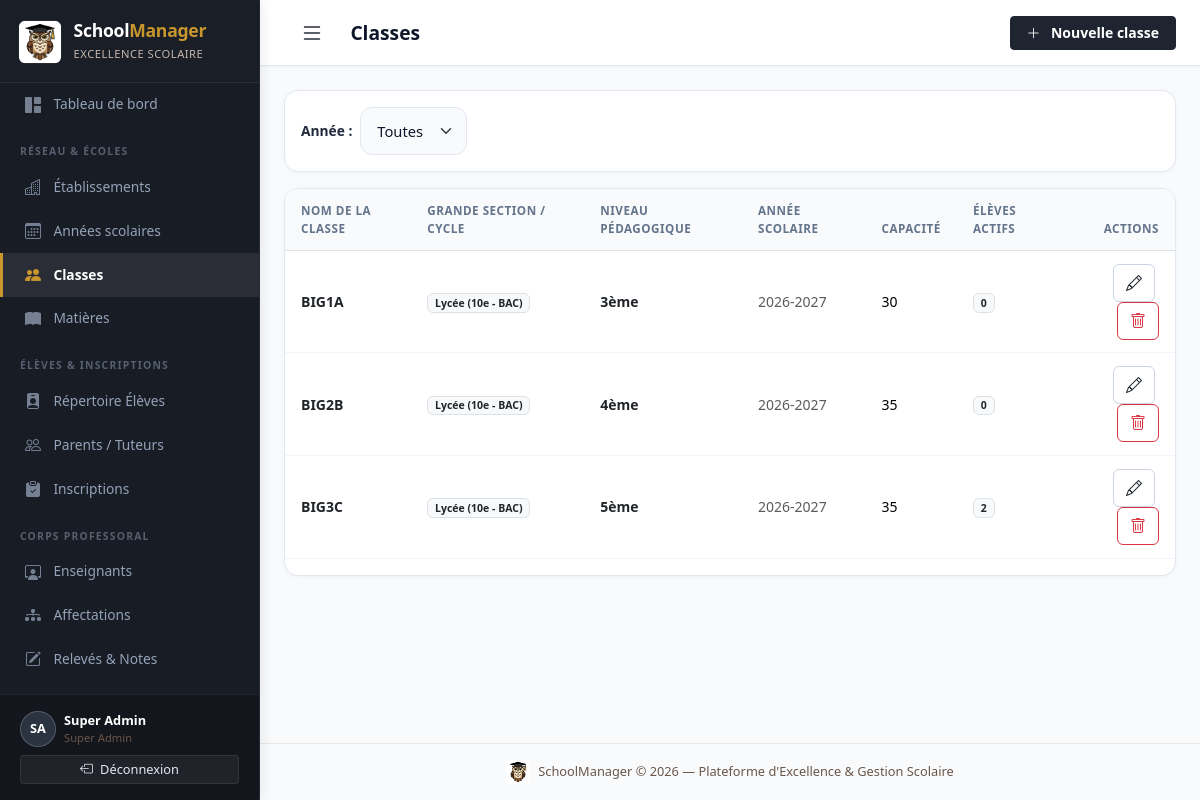
The page /school/classes/ (signed in) on the database its author committed.
### accounts/models.py (models this page shows, shortened)
class CustomUser(AbstractUser):
    ROLE_ADMIN = 'admin'
    ROLE_DIRECTION = 'direction'
    ROLE_ENSEIGNANT = 'enseignant'
    ROLE_PAIEMENT = 'paiement'
    ROLE_CHOICES = [
        (ROLE_ADMIN, 'Administrateur'),
        (ROLE_DIRECTION, 'Personnel de direction'),
        (ROLE_ENSEIGNANT, 'Enseignant'),
        (ROLE_PAIEMENT, 'Personnel paiement'),
    ]
    role = models.CharField(
        max_length=20,
        choices=ROLE_CHOICES,
        default=ROLE_DIRECTION,
        verbose_name='Rôle',
    )
    etablissement = models.ForeignKey(
        'school.Etablissement',
        on_delete=models.SET_NULL,
        null=True,
        blank=True,
        related_name='utilisateurs',
        verbose_name='Établissement rattaché',
        help_text="Établissement unique auquel est affecté ce compte (notamment pour le personnel de direction)."
    )
    telephone = models.CharField(max_length=20, blank=True, verbose_name='Téléphone')
    class Meta:
        verbose_name = 'Utilisateur'
        verbose_name_plural = 'Utilisateurs'
    @property
    def is_super_admin(self):
        return self.is_superuser or self.role == self.ROLE_ADMIN
    @property
    def is_enseignant(self):
        return self.role == self.ROLE_ENSEIGNANT
    @property
    def is_paiement(self):
        return self.role == self.ROLE_PAIEMENT

### school/models.py (models this page shows, shortened)
class Classe(models.Model):
    GRANDE_SECTION_MATERNELLE = 'maternelle'
    GRANDE_SECTION_FONDAMENTAL_1 = 'fondamental_1'
    GRANDE_SECTION_FONDAMENTAL_2 = 'fondamental_2'
    GRANDE_SECTION_LYCEE = 'lycee'
    GRANDE_SECTION_LICENCE = 'licence'
    GRANDE_SECTION_MASTER = 'master'
    GRANDE_SECTION_DOCTORAT = 'doctorat'
    GRANDE_SECTION_AUTRE = 'autre'
    GRANDE_SECTION_CHOICES = [
        (GRANDE_SECTION_MATERNELLE, 'Maternelle (Préscolaire)'),
        (GRANDE_SECTION_FONDAMENTAL_1, '1er Cycle Fondamental (1ère à 6ème Année)'),
        (GRANDE_SECTION_FONDAMENTAL_2, '2nd Cycle Fondamental (7ème à 9ème Année - DEF)'),
        (GRANDE_SECTION_LYCEE, 'Lycée (10ème, 11ème & Terminale - BAC)'),
        (GRANDE_SECTION_LICENCE, 'Enseignement Supérieur — Licence (L1, L2, L3)'),
        (GRANDE_SECTION_MASTER, 'Enseignement Supérieur — Master (M1, M2)'),
        (GRANDE_SECTION_DOCTORAT, 'Enseignement Supérieur — Doctorat'),
        (GRANDE_SECTION_AUTRE, 'Autre / Spécifique'),
    ]
    NIVEAU_CHOICES = [
        ('Maternelle (Préscolaire)', (
            ('mat_ps', 'Petite Section (PS)'),
            ('mat_ms', 'Moyenne Section (MS)'),
            ('mat_gs', 'Grande Section (GS)'),
        )),
        ('1er Cycle Fondamental (École Fondamentale 1)', (
            ('fond_1', '1ère Année Fondamentale'),
            ('fond_2', '2ème Année Fondamentale'),
            ('fond_3', '3ème Année Fondamentale'),
            ('fond_4', '4ème Année Fondamentale'),
            ('fond_5', '5ème Année Fondamentale'),
            ('fond_6', '6ème Année Fondamentale (CEP)'),
        )),
        ('2nd Cycle Fondamental (Collège malien - DEF)', (
            ('fond_7', '7ème Année Fondamentale'),
            ('fond_8', '8ème Année Fondamentale'),
            ('fond_9', '9ème Année Fondamentale (DEF)'),
        )),
        ('Lycée (Enseignement Secondaire - BAC)', (
            ('lyc_10', '10ème Année (Tronc Commun)'),
            ('lyc_11', '11ème Année (11e Lettres / Sciences)'),
            ('lyc_tle', 'Terminale (TSE, TSExp, TSS, TAL - BAC)'),
        )),
        ('Enseignement Supérieur — Licence', (
            ('lic_1', 'Licence 1 (L1)'),
            ('lic_2', 'Licence 2 (L2)'),
            ('lic_3', 'Licence 3 (L3)'),
        )),
        ('Enseignement Supérieur — Master', (
            ('mast_1', 'Master 1 (M1)'),
            ('mast_2', 'Master 2 (M2)'),
        )),
        ('Enseignement Supérieur — Doctorat', (
            ('doc_1', 'Doctorat 1ère Année (D1)'),
            ('doc_2', 'Doctorat 2ème Année (D2)'),
            ('doc_3', 'Doctorat 3ème Année (D3+)'),
        )),
        ('Historique & Autres', (
            ('3e', '3ème'),
            ('4e', '4ème'),
            ('5e', '5ème'),
            ('autre', 'Autre'),
        ))
    ]
    nom = models.CharField(max_length=50, verbose_name='Nom', help_text='Ex: 10ème CG1, Terminale TSE, 6ème A')
    grande_section = models.CharField(
        max_length=30,
        choices=GRANDE_SECTION_CHOICES,
        default=GRANDE_SECTION_LYCEE,
        verbose_name='Grande Section / Cycle',
        help_text='Cycle officiel du système éducatif malien'
    )
    niveau = models.CharField(max_length=30, choices=NIVEAU_CHOICES, default='autre', verbose_name='Niveau')
    annee_scolaire = models.ForeignKey(
        AnneeScolaire, on_delete=models.CASCADE,
        related_name='classes', verbose_name='Année scolaire'
    )
    capacite_max = models.PositiveSmallIntegerField(default=40, verbose_name='Capacité maximale')
    created_at = models.DateTimeField(auto_now_add=True)
    class Meta:
        verbose_name = 'Classe'
        verbose_name_plural = 'Classes'
        ordering = ['grande_section', 'niveau', 'nom']
        unique_together = [('nom', 'annee_scolaire')]
    @property
    def nb_eleves(self):
        return self.inscriptions.filter(statut='actif').count()

class AnneeScolaire(models.Model):
    STATUT_EN_COURS = 'en_cours'
    STATUT_TERMINEE = 'terminee'
    STATUT_A_VENIR = 'a_venir'
    STATUT_CHOICES = [
        (STATUT_EN_COURS, 'En cours'),
        (STATUT_TERMINEE, 'Terminée'),
        (STATUT_A_VENIR, 'À venir'),
    ]
    etablissement = models.ForeignKey(
        Etablissement, on_delete=models.CASCADE,
        related_name='annees_scolaires', verbose_name='Établissement'
    )
    libelle = models.CharField(max_length=20, verbose_name='Libellé', help_text='Ex: 2024-2025')
    date_debut = models.DateField(verbose_name='Date de début')
    date_fin = models.DateField(verbose_name='Date de fin')
    statut = models.CharField(max_length=10, choices=STATUT_CHOICES, default=STATUT_A_VENIR, verbose_name='Statut')
    created_at = models.DateTimeField(auto_now_add=True)
    class Meta:
        verbose_name = 'Année scolaire'
        verbose_name_plural = 'Années scolaires'
        ordering = ['-date_debut']
        unique_together = [('etablissement', 'libelle')]

### school/views.py (the view)
# urls.py: path('classes/', views.classe_list, name='classe_list'),
@login_required
def classe_list(request):
    annee_pk = request.GET.get('annee')
    classes = Classe.objects.select_related('annee_scolaire__etablissement')
    if annee_pk:
        classes = classes.filter(annee_scolaire__pk=annee_pk)
    annees = AnneeScolaire.objects.all()
    return render(request, 'school/classe_list.html', {'classes': classes, 'annees': annees, 'annee_active': annee_pk})

### templates/school/classe_list.html (shortened to what this page needs)
{% extends 'base.html' %}
{% block page_title %}Classes{% endblock %}
{% block topbar_actions %}
<a href="{% url 'school:classe_create' %}" class="btn btn-primary btn-sm"><i class="bi bi-plus-lg me-1"></i>Nouvelle classe</a>
{% endblock %}
{% block content %}
<div class="table-card mb-3 p-3">
  <form method="get" class="d-flex align-items-center gap-2 flex-wrap">
    <label class="form-label mb-0 fw-semibold small">Année :</label>
    <select name="annee" class="form-select form-select-sm" style="width:auto;" onchange="this.form.submit()">
      <option value="">Toutes</option>
    </select>
  </form>
</div>
<div class="table-card">
  <div class="table-responsive">
    <table class="table table-hover align-middle">
      <thead>
        <tr>
          <th>Nom de la classe</th>
          <th>Grande Section / Cycle</th>
          <th>Niveau Pédagogique</th>
          <th>Année scolaire</th>
          <th>Capacité</th>
          <th>Élèves actifs</th>
          <th class="text-end">Actions</th>
        </tr>
      </thead>
      <tbody>
        {% for c in classes %}
        <tr>
          <td class="fw-bold text-dark">{{ c.nom }}</td>
          <td>
            {% if c.grande_section == 'maternelle' %}
              <span class="badge badge-status-en-cours">Maternelle (Préscolaire)</span>
            {% elif c.grande_section == 'fondamental_1' %}
              <span class="badge badge-status-a-venir">1er Cycle Fondamental (1-6)</span>
            {% elif c.grande_section == 'fondamental_2' %}
              <span class="badge badge-status-primary">2nd Cycle Fondamental (7-9 DEF)</span>
            {% elif c.grande_section == 'lycee' %}
              <span class="badge bg-light text-dark border">Lycée (10e - BAC)</span>
            {% elif c.grande_section == 'licence' %}
              <span class="badge badge-status-valide">Licence (L1-L3)</span>
            {% elif c.grande_section == 'master' %}
              <span class="badge badge-status-valide">Master (M1-M2)</span>
            {% elif c.grande_section == 'doctorat' %}
              <span class="badge badge-status-danger">Doctorat</span>
            {% else %}
              <span class="badge badge-status-attente">{{ c.get_grande_section_display|default:'Cycle Général' }}</span>
            {% endif %}
          </td>
          <td class="small fw-semibold text-dark">{{ c.get_niveau_display }}</td>
          <td class="small text-muted">{{ c.annee_scolaire.libelle }}</td>
          <td class="small">{{ c.capacite_max }}</td>
          <td><span class="badge bg-light text-dark border fw-bold">{{ c.nb_eleves }}</span></td>
          <td class="text-end">
            <a href="{% url 'school:classe_edit' c.pk %}" class="btn btn-xs btn-outline-primary me-1"><i class="bi bi-pencil"></i></a>
            <a href="{% url 'school:classe_delete' c.pk %}" class="btn btn-xs btn-outline-danger"><i class="bi bi-trash"></i></a>
          </td>
        </tr>
        {% empty %}
        <tr><td colspan="7" class="text-center text-muted py-4">Aucune classe enregistrée.</td></tr>
        {% endfor %}
      </tbody>
    </table>
  </div>
</div>
{% endblock %}

### templates/base.html (shortened to what this page needs)
{% load static %}
<!DOCTYPE html>
<html lang="fr">
<head>
  <link href="https://cdn.jsdelivr.net/npm/bootstrap@5.3.3/dist/css/bootstrap.min.css" rel="stylesheet">
  <link href="https://cdn.jsdelivr.net/npm/bootstrap-icons@1.11.3/font/bootstrap-icons.css" rel="stylesheet">
  <link href="{% static 'css/schoolmanager.css' %}" rel="stylesheet">
</head>
<body>
{% if user.is_authenticated %}
<nav id="sidebar">
  <a href="{% url 'dashboard' %}" class="sidebar-brand text-decoration-none" title="Tableau de bord — SchoolManager">
    <img src="{% static 'img/logo.jpg' %}" alt="Logo Hibou SchoolManager" class="sidebar-brand-logo rounded-2">
    <div>
      <h4>School<span>Manager</span></h4>
      <small>Excellence Scolaire</small>
    </div>
  </a>
  <div class="sidebar-nav-scroll">
    <a href="{% url 'dashboard' %}" class="nav-link {% if request.resolver_match.url_name == 'dashboard' %}active{% endif %}">
      <i class="bi bi-grid-1x2-fill"></i> Tableau de bord
    </a>
    {% if user.is_enseignant %}
    <div class="nav-section-title">Espace Pédagogique</div>
    <a href="{% url 'academics:note_list' %}" class="nav-link {% if 'notes' in request.path %}active{% endif %}">
      <i class="bi bi-pencil-square"></i> Mes Notes
    </a>
    <a href="{% url 'academics:affectation_list' %}" class="nav-link {% if 'affectations' in request.path %}active{% endif %}">
      <i class="bi bi-diagram-3-fill"></i> Mes Affectations
    </a>
    <div class="nav-section-title">Mes Classes &amp; Élèves</div>
    <a href="{% url 'school:classe_list' %}" class="nav-link {% if 'classes' in request.path %}active{% endif %}">
      <i class="bi bi-people-fill"></i> Classes
    </a>
    <a href="{% url 'school:matiere_list' %}" class="nav-link {% if 'matieres' in request.path %}active{% endif %}">
      <i class="bi bi-book-fill"></i> Matières
    </a>
    <a href="{% url 'students:eleve_list' %}" class="nav-link {% if '/students/' in request.path and 'parents' not in request.path and 'inscriptions' not in request.path %}active{% endif %}">
      <i class="bi bi-person-badge-fill"></i> Élèves
    </a>
    <div class="nav-section-title">Suivi des Présences</div>
    <a href="{% url 'attendance_payments:absence_list' %}" class="nav-link {% if 'absences' in request.path %}active{% endif %}">
      <i class="bi bi-calendar-x-fill"></i> Saisie des Absences
    </a>
    {% elif user.is_super_admin %}
    <div class="nav-section-title">Réseau &amp; Écoles</div>
    <a href="{% url 'school:etablissement_list' %}" class="nav-link {% if 'etablissement' in request.path %}active{% endif %}">
      <i class="bi bi-buildings"></i> Établissements
    </a>
    <a href="{% url 'school:annee_list' %}" class="nav-link {% if 'annees' in request.path %}active{% endif %}">
      <i class="bi bi-calendar3"></i> Années scolaires
    </a>
    <a href="{% url 'school:classe_list' %}" class="nav-link {% if 'classes' in request.path %}active{% endif %}">
      <i class="bi bi-people-fill"></i> Classes
    </a>
    <a href="{% url 'school:matiere_list' %}" class="nav-link {% if 'matieres' in request.path %}active{% endif %}">
      <i class="bi bi-book-fill"></i> Matières
    </a>
    <div class="nav-section-title">Élèves &amp; Inscriptions</div>
    <a href="{% url 'students:eleve_list' %}" class="nav-link {% if '/students/' in request.path and 'parents' not in request.path and 'inscriptions' not in request.path %}active{% endif %}">
      <i class="bi bi-person-badge-fill"></i> Répertoire Élèves
    </a>
    <a href="{% url 'students:parent_list' %}" class="nav-link {% if 'parents' in request.path %}active{% endif %}">
      <i class="bi bi-people"></i> Parents / Tuteurs
    </a>
    <a href="{% url 'students:inscription_list' %}" class="nav-link {% if 'inscriptions' in request.path %}active{% endif %}">
      <i class="bi bi-clipboard-check-fill"></i> Inscriptions
    </a>
    <div class="nav-section-title">Corps Professoral</div>
    <a href="{% url 'academics:enseignant_list' %}" class="nav-link {% if 'enseignants' in request.path %}active{% endif %}">
      <i class="bi bi-person-workspace"></i> Enseignants
    </a>
    <a href="{% url 'academics:affectation_list' %}" class="nav-link {% if 'affectations' in request.path %}active{% endif %}">
      <i class="bi bi-diagram-3-fill"></i> Affectations
    </a>
    <a href="{% url 'academics:note_list' %}" class="nav-link {% if 'notes' in request.path %}active{% endif %}">
      <i class="bi bi-pencil-square"></i> Relevés &amp; Notes
    </a>
    <div class="nav-section-title">Suivi &amp; Comptabilité</div>
    {% endif %}
  </div>
  <div class="sidebar-footer">
    <div class="d-flex align-items-center gap-2 mb-2">
      <div class="avatar-initiales">{{ user.first_name|first|upper }}{{ user.last_name|first|upper }}</div>
      <div class="overflow-hidden">
        <div class="text-truncate text-white" style="font-size:0.8rem;font-weight:600;">{{ user.get_full_name|default:user.username }}</div>
        <div style="color:var(--secondary);font-size:0.7rem;">
          {% if user.is_super_admin %}Super Admin
          {% elif user.is_direction %}Direction &bull; {{ user.etablissement.nom|default:'Établissement' }}
          {% else %}{{ user.get_role_display }}{% endif %}
        </div>
      </div>
    </div>
    <form method="post" action="{% url 'accounts:logout' %}">
      <button type="submit" class="btn btn-sm w-100 btn-logout">
        <i class="bi bi-box-arrow-left me-1"></i> Déconnexion
      </button>
    </form>
  </div>
</nav>
{% endif %}
<div id="main-content" {% if not user.is_authenticated %}style="margin-left:0"{% endif %}>
  {% if user.is_authenticated %}
  <header class="topbar">
    <div class="topbar-left">
      <button class="btn btn-sm d-md-none" id="sidebarToggle" style="background:transparent;border:none;" aria-label="Ouvrir le menu">
        <i class="bi bi-list fs-4" style="color:var(--primary)"></i>
      </button>
      <h1 class="page-title">{% block page_title %}{% endblock %}</h1>
    </div>
    <div class="topbar-right">
      {% block topbar_actions %}{% endblock %}
    </div>
  </header>
  {% endif %}
  <main class="{% if user.is_authenticated %}p-4 flex-grow-1{% endif %}">
    {% block content %}{% endblock %}
  </main>
  {% if user.is_authenticated %}
  <footer class="text-center py-3" style="font-size:0.8rem;color:var(--secondary);border-top:1px solid rgba(110,84,70,0.12);">
    <div class="d-flex align-items-center justify-content-center gap-2">
      <img src="{% static 'img/logo.jpg' %}" alt="Logo Hibou SchoolManager" style="width:24px;height:24px;border-radius:4px;" class="shadow-xs" loading="lazy">
      <span>SchoolManager &copy; {% now "Y" %} — Plateforme d'Excellence &amp; Gestion Scolaire</span>
    </div>
  </footer>
  {% endif %}
</div>
</body>
</html>

### rows shown on the page
CustomUser: first_name|first "S", last_name|first "A", get_full_name "Super Admin"
Classe: nom "BIG1A", grande_section "Lycée (10e - BAC)", niveau "3ème", annee_scolaire.libelle "2026-2027", capacite_max "30", nb_eleves "0"
Classe: nom "BIG2B", grande_section "Lycée (10e - BAC)", niveau "4ème", annee_scolaire.libelle "2026-2027", capacite_max "35", nb_eleves "0"
Classe: nom "BIG3C", grande_section "Lycée (10e - BAC)", niveau "5ème", annee_scolaire.libelle "2026-2027", capacite_max "35", nb_eleves "2"
